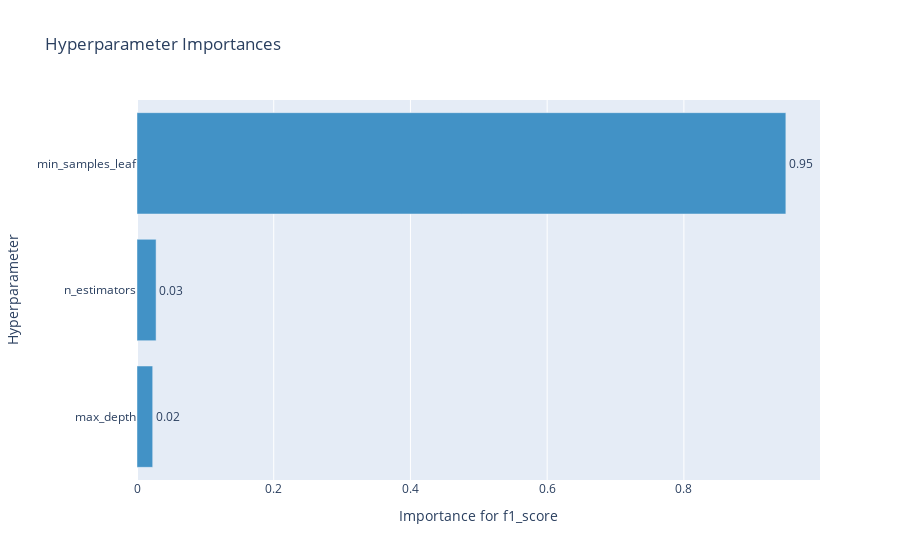

Notebook code cell kept with this figure:
### Code cell
optuna.visualization.plot_param_importances(study, target_name="f1_score")

### Figure 1 — Plotly figure (JSON) as saved in the notebook; plotly's stock layout.template omitted (floating-point values rounded to 4 significant figures)
{"data": [{"cliponaxis": false, "hovertemplate": ["max_depth (IntDistribution): 0.022946339450655395<extra></extra>", "n_estimators (IntDistribution): 0.027909906916983536<extra></extra>", "min_samples_leaf (IntDistribution): 0.949143753632361<extra></extra>"], "marker": {"color": "rgb(66,146,198)"}, "orientation": "h", "text": ["0.02", "0.03", "0.95"], "textposition": "outside", "type": "bar", "x": [0.02295, 0.02791, 0.9491], "y": ["max_depth", "n_estimators", "min_samples_leaf"]}], "layout": {"showlegend": false, "title": {"text": "Hyperparameter Importances"}, "xaxis": {"title": {"text": "Importance for f1_score"}}, "yaxis": {"title": {"text": "Hyperparameter"}}}}
